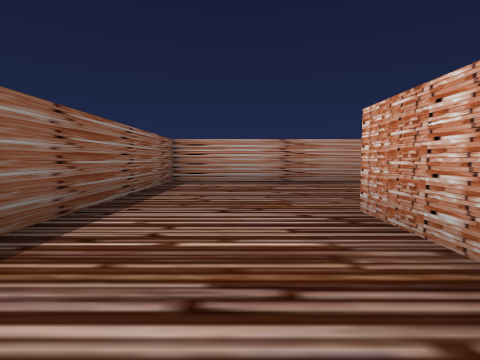
view 1 (above)

13 first-person views from a walk through a 3-D level made in the Unity game engine. The camera is 0.48 m above the floor, tilts 4° down and sees 80° across. The floor is counted in squares, 1 m on a side. Each view is taken from the middle of a square. On the plan, view 1 faces up. The plan holds only what a view shows up to about 9 squares ahead; the rest is blank. The player character is not drawn.

view 2
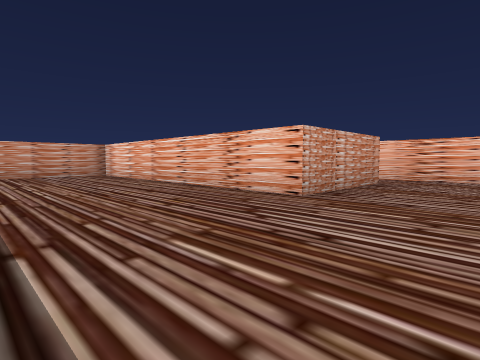

view 3
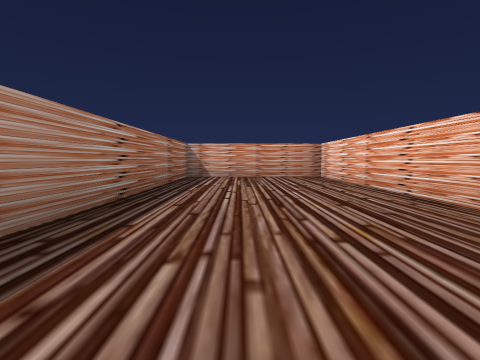

view 4
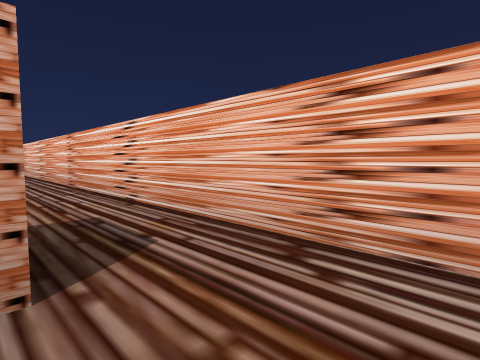

view 5
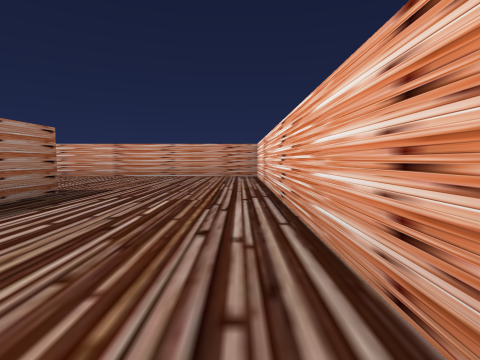

view 6
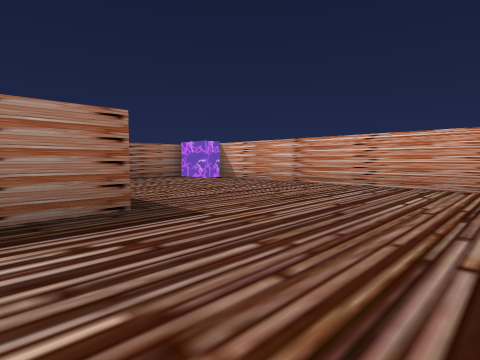

view 7
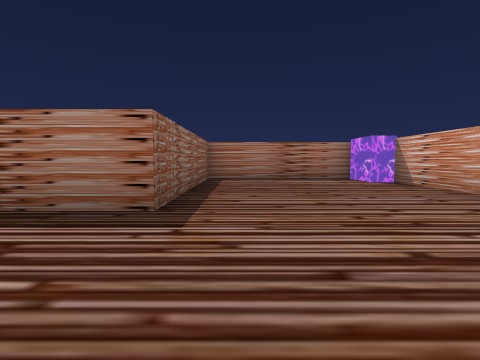

view 8
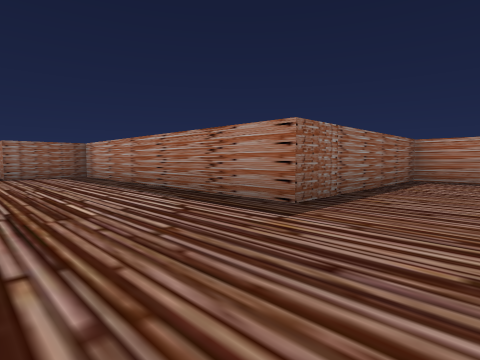

view 9
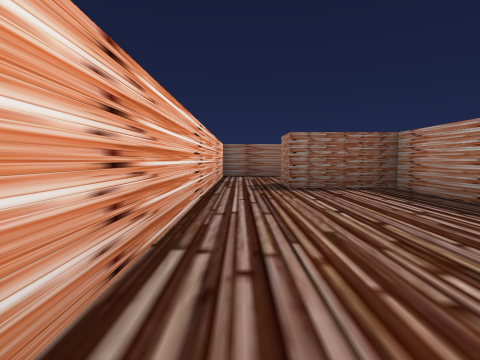

view 10
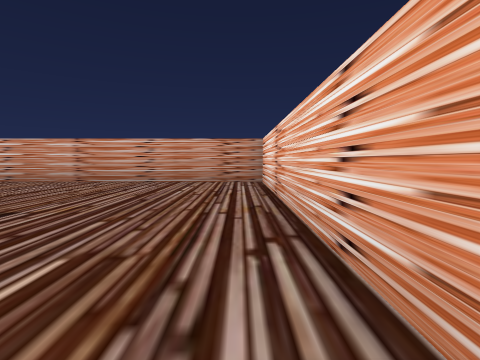

view 11
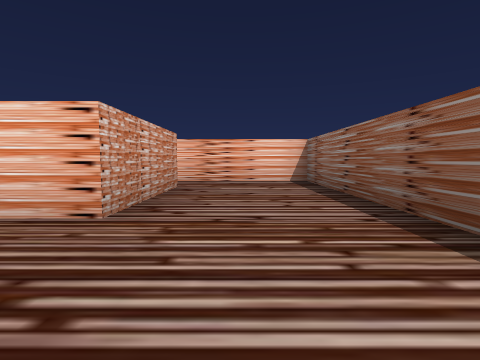

view 12
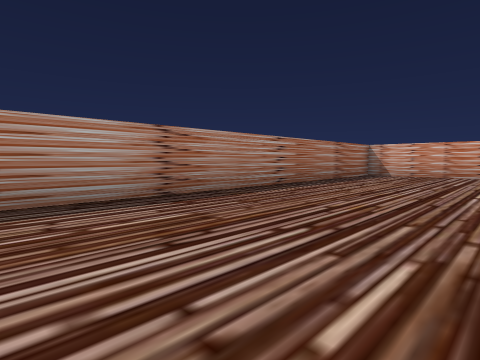

view 13
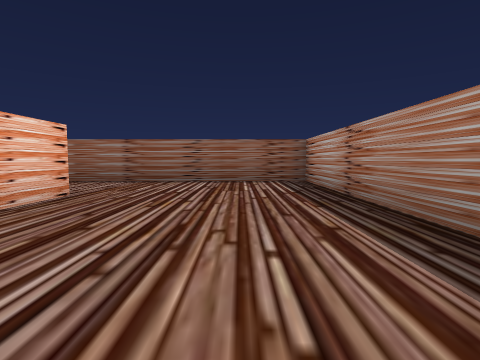

### Floor plan
Points are (right, up) in squares from view 1. A wall is a line through its corners. A room is listed if a view was taken in it or the views show most of it. See-through windows are left out.
Room 1 (views 1, 4, 5, 6, 7, 8, 9, 10)
walls: (1.1, 1.6) (1.1, 2.7); (13, 6.5) (9.2, 6.5) (9.2, 1.7) (2.1, 1.7); (-1.5, 2.5) (-1.5, -1.5) (13.3, -1.5) (13.3, 5.1)
ways out: opening at (-0.5, 2) to room 2
objects: other object (1, 0) to (2, 1); other object (13, 6)
Room 2 (views 2, 3, 11, 12, 13)
walls: (1.1, 2.7) (8.2, 2.7) (8.2, 6.5) (-1.5, 6.5) (-1.5, 2.5)
ways out: opening at (-0.5, 2) to room 1

Where each view was taken, in squares from view 1:
view 1: 0 up, 0 right, facing up
view 2: 6 up, 1 left, facing down-right
view 3: 5 up, 0 right, facing right
view 4: 0 up, 0 right, facing down-right
view 5: 1 down, 5 right, facing right
view 6: 1 down, 8 right, facing up-right
view 7: 1 down, 10 right, facing up
view 8: 1 down, 11 right, facing up-left
view 9: 1 down, 7 right, facing left
view 10: 1 down, 7 right, facing right
view 11: 5 up, 0 right, facing down
view 12: 3 up, 1 left, facing up-right
view 13: 5 up, 5 right, facing left
